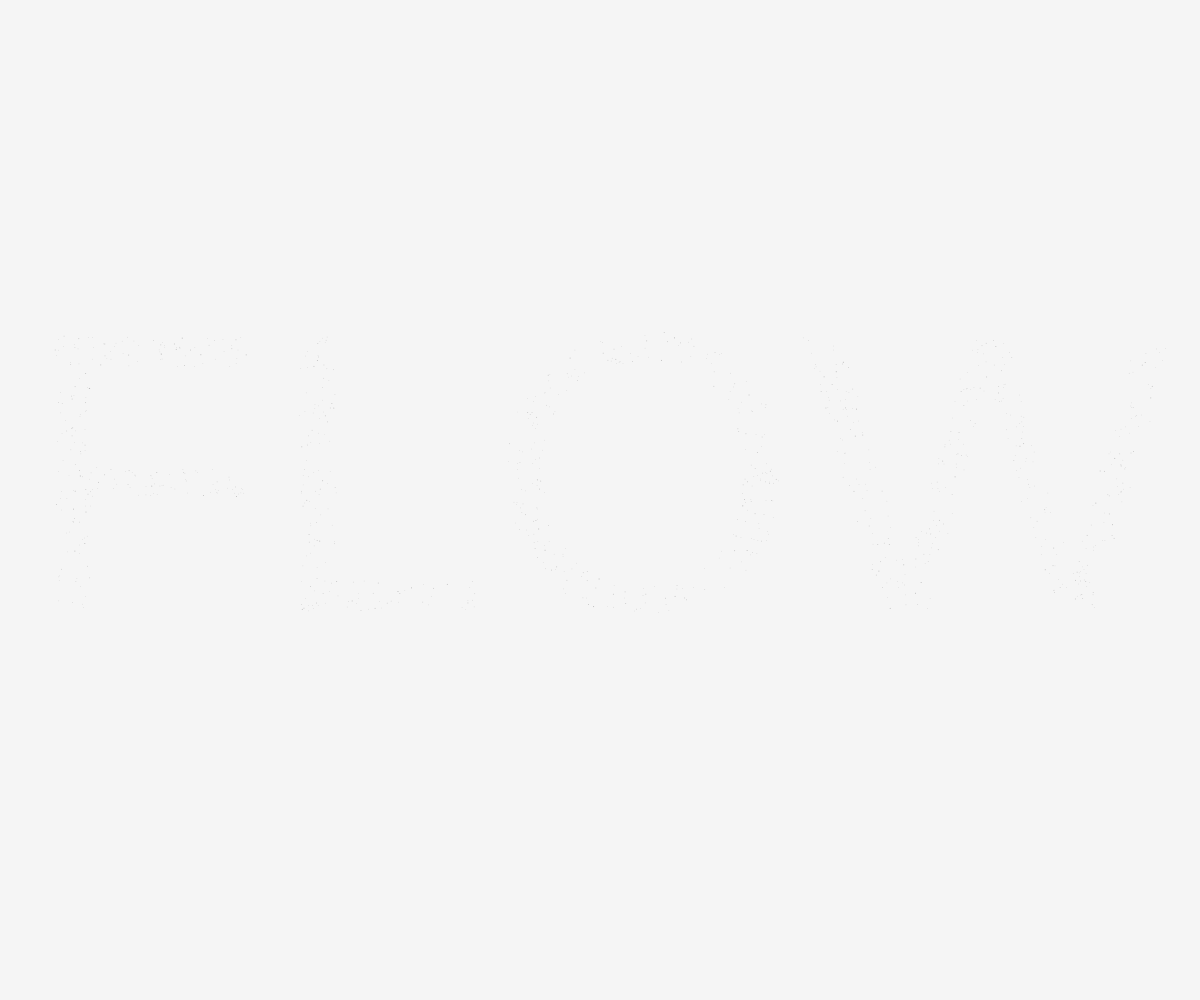
Frame 1 (no input)
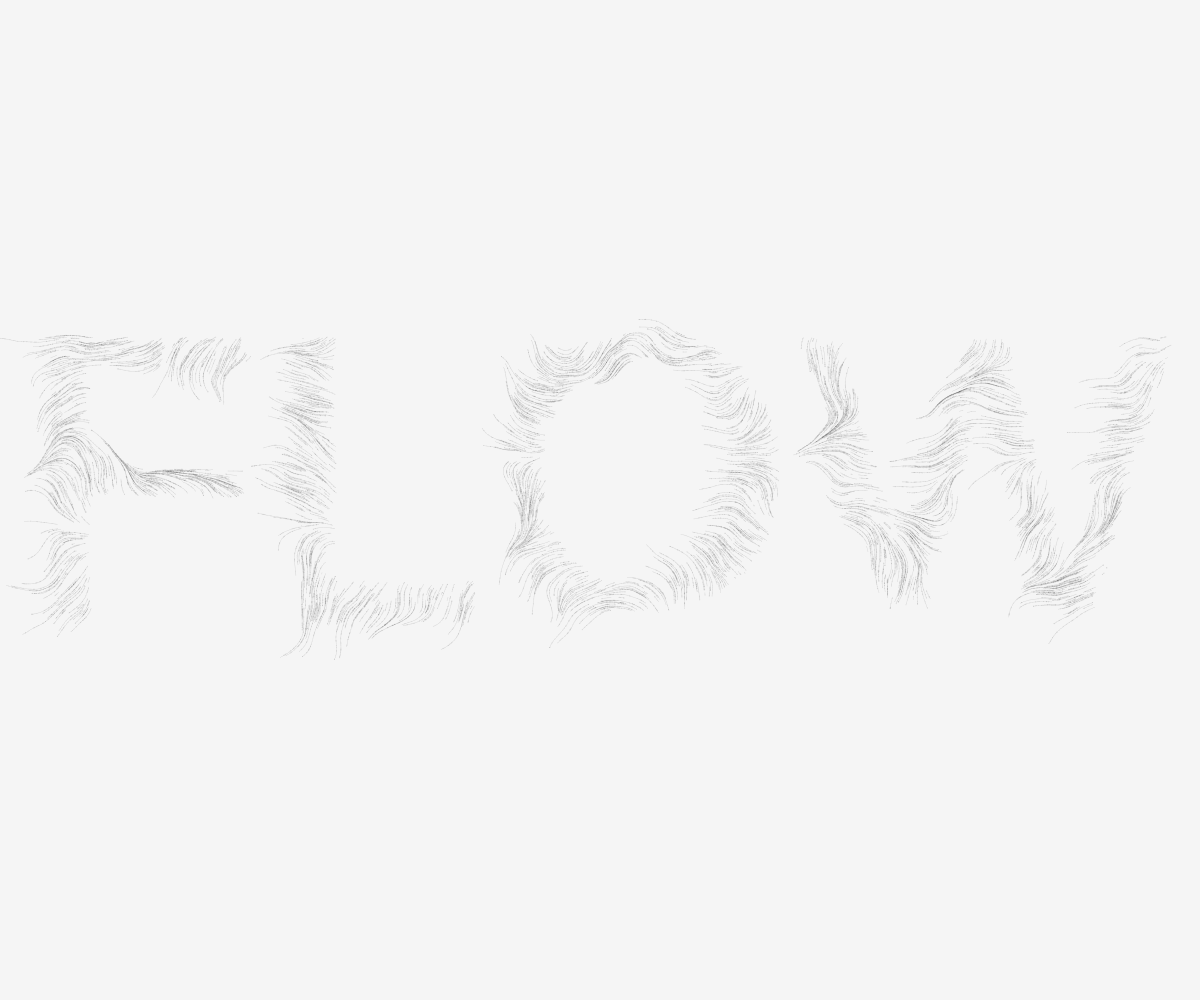
Frame 60 (no input)
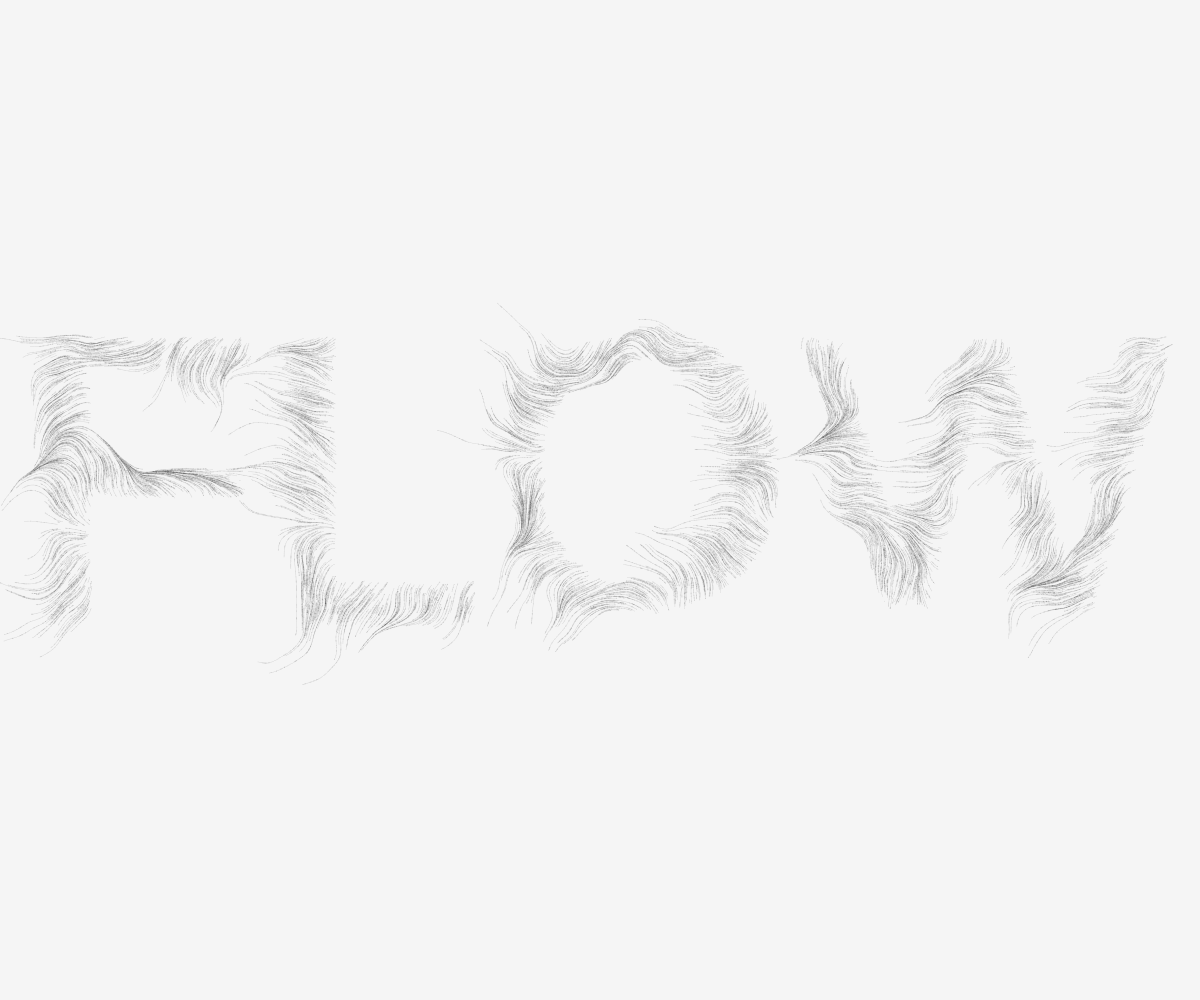
Frame 120 (the mouse pressed at the canvas centre since frame 60)

The p5.js sketch that drew these frames (run headless with seeded random() and noise() and a simulated clock; from frame 60 on, the mouse is pressed at the canvas centre):

// p5.js sketch
// ── sketch.js
const str = 'FLOW';         // Text to be rendered
const numOfParticles = 1000; // Maximum amount of particles
let particles = [];         // Where particles are stored
let bgCol, pgCol, pg, zOff;

function setup() {
    createCanvas(windowWidth, windowHeight);
    smooth();
    pixelDensity(2);
    bgCol = color(245);
    pgCol = color(0);
    // Create off-screen graphics
    pg = createGraphics(width, height);
    pg.textSize(400);
    pg.textAlign(CENTER, CENTER);
    pg.fill(pgCol);
    pg.text(str, pg.width/2, pg.height/2);
    for (let i = 0; i < numOfParticles; i++) {
        particles.push(new Particle());
    }
    image(pg, 0, 0);
    background(bgCol);
}

function draw() {
    updateParticles();
    particles.forEach(particle => {
        particle.update(); // Update position and life of each particle
        particle.render(); // Draw each particle on the canvas
    });

    // if (frameCount >= 150) noLoop();
}

function updateParticles() {
    // Remove particles with no life left
    for (let i = particles.length-1; i >= 0; i--) {
        if (particles[i].life <= 0) particles.splice(i, 1);
    }
    // Add particles to the array until it reaches max amount
    while (particles.length < numOfParticles) particles.push(new Particle());
}
// ── particle.js
class Particle {
    constructor() {
        this.getPosition();
        this.life = random(0.2, 1.2);
        this.lifeRate = random(0.01, 0.05);
    }

    /**
     * Get random position inside the text
     */
    getPosition() {
        while (this.pos == null || !this.isInText(this.pos)) this.pos = createVector(random(width), random(height));
    }

    /**
     * Returns if particle is in the text
     * @param {object} _pos 
     * @returns {boolean} 
     */
    isInText(_pos) {
        let px = pg.get(floor(_pos.x), floor(_pos.y));
        return (
            px[0] == pgCol.levels[0] &&
            px[1] == pgCol.levels[1] &&
            px[2] == pgCol.levels[2] &&
            px[3] == pgCol.levels[3]
        );
    }

    /**
     * Updates the position of the particle based on angle and velocity
     * Decreases life of the particle by the lifeRate
     */
    update() {
        // The angle is based on a flowfield
        let angle = noise(this.pos.x*0.01, this.pos.y*0.01) * TWO_PI;
        // Create a 2D vector from angle and fc
        let vel = p5.Vector.fromAngle(angle);
        this.pos.add(vel);
        this.life -= this.lifeRate;
    }

    /**
     * Draws an ellipse on the canvas
     */
    render() {
        let randomNum = round(random(0, 1));
        noFill();
        strokeWeight(randomNum == 0 ? random(0.50, 1) : 0.50);
        stroke(0, randomNum == 0 ? round(random(50, 75)) : 75);
        point(this.pos.x, this.pos.y);
    }
}
// ── sketch.html
<!DOCTYPE html>
<html>

<head>
    <meta charset="utf-8">
    <title>Project 2 / Iteration 3</title>
</head>

<body>
    <script src="../../../libraries/p5/p5.min.js" type="text/javascript"></script>
    <script src="../../../libraries/p5/p5.dom.min.js" type="text/javascript"></script>
    <script src="particle.js" type="text/javascript"></script>
    <script src="sketch.js" type="text/javascript"></script>
</body>

</html>
